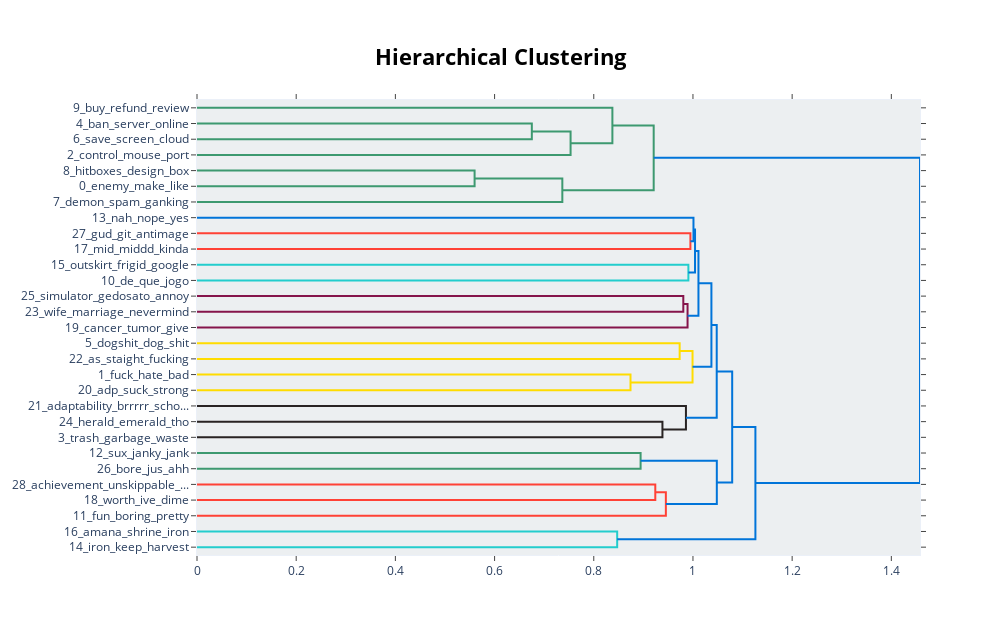

Notebook code cell kept with this figure:
### Code cell
neg_topic_model.visualize_hierarchy()

### Figure 1 — Plotly figure (JSON) as saved in the notebook; plotly's stock layout.template omitted (floating-point values rounded to 4 significant figures)
{"data": [{"hoverinfo": "text", "marker": {"color": "rgb(61,153,112)"}, "mode": "lines", "type": "scatter", "x": [0, 0.6751, 0.6751, 0], "xaxis": "x", "y": [-15, -15, -25, -25], "yaxis": "y"}, {"hoverinfo": "text", "marker": {"color": "rgb(61,153,112)"}, "mode": "lines", "type": "scatter", "x": [0.6751, 0.7533, 0.7533, 0], "xaxis": "x", "y": [-20, -20, -35, -35], "yaxis": "y"}, {"hoverinfo": "text", "marker": {"color": "rgb(61,153,112)"}, "mode": "lines", "type": "scatter", "x": [0, 0.8375, 0.8375, 0.7533], "xaxis": "x", "y": [-5, -5, -27.5, -27.5], "yaxis": "y"}, {"hoverinfo": "text", "marker": {"color": "rgb(61,153,112)"}, "mode": "lines", "type": "scatter", "x": [0, 0.5597, 0.5597, 0], "xaxis": "x", "y": [-45, -45, -55, -55], "yaxis": "y"}, {"hoverinfo": "text", "marker": {"color": "rgb(61,153,112)"}, "mode": "lines", "type": "scatter", "x": [0.5597, 0.7366, 0.7366, 0], "xaxis": "x", "y": [-50, -50, -65, -65], "yaxis": "y"}, {"hoverinfo": "text", "marker": {"color": "rgb(61,153,112)"}, "mode": "lines", "type": "scatter", "x": [0.8375, 0.9208, 0.9208, 0.7366], "xaxis": "x", "y": [-16.25, -16.25, -57.5, -57.5], "yaxis": "y"}, {"hoverinfo": "text", "marker": {"color": "rgb(255,65,54)"}, "mode": "lines", "type": "scatter", "x": [0, 0.9948, 0.9948, 0], "xaxis": "x", "y": [-85, -85, -95, -95], "yaxis": "y"}, {"hoverinfo": "text", "marker": {"color": "rgb(0,116,217)"}, "mode": "lines", "type": "scatter", "x": [0, 1.001, 1.001, 0.9948], "xaxis": "x", "y": [-75, -75, -90, -90], "yaxis": "y"}, {"hoverinfo": "text", "marker": {"color": "rgb(35,205,205)"}, "mode": "lines", "type": "scatter", "x": [0, 0.9908, 0.9908, 0], "xaxis": "x", "y": [-105, -105, -115, -115], "yaxis": "y"}, {"hoverinfo": "text", "marker": {"color": "rgb(0,116,217)"}, "mode": "lines", "type": "scatter", "x": [1.001, 1.004, 1.004, 0.9908], "xaxis": "x", "y": [-82.5, -82.5, -110, -110], "yaxis": "y"}, {"hoverinfo": "text", "marker": {"color": "rgb(133,20,75)"}, "mode": "lines", "type": "scatter", "x": [0, 0.9805, 0.9805, 0], "xaxis": "x", "y": [-125, -125, -135, -135], "yaxis": "y"}, {"hoverinfo": "text", "marker": {"color": "rgb(133,20,75)"}, "mode": "lines", "type": "scatter", "x": [0.9805, 0.9891, 0.9891, 0], "xaxis": "x", "y": [-130, -130, -145, -145], "yaxis": "y"}, {"hoverinfo": "text", "marker": {"color": "rgb(0,116,217)"}, "mode": "lines", "type": "scatter", "x": [1.004, 1.011, 1.011, 0.9891], "xaxis": "x", "y": [-96.25, -96.25, -137.5, -137.5], "yaxis": "y"}, {"hoverinfo": "text", "marker": {"color": "rgb(255,220,0)"}, "mode": "lines", "type": "scatter", "x": [0, 0.9732, 0.9732, 0], "xaxis": "x", "y": [-155, -155, -165, -165], "yaxis": "y"}, {"hoverinfo": "text", "marker": {"color": "rgb(255,220,0)"}, "mode": "lines", "type": "scatter", "x": [0, 0.8741, 0.8741, 0], "xaxis": "x", "y": [-175, -175, -185, -185], "yaxis": "y"}, {"hoverinfo": "text", "marker": {"color": "rgb(255,220,0)"}, "mode": "lines", "type": "scatter", "x": [0.9732, 0.9992, 0.9992, 0.8741], "xaxis": "x", "y": [-160, -160, -180, -180], "yaxis": "y"}, {"hoverinfo": "text", "marker": {"color": "rgb(0,116,217)"}, "mode": "lines", "type": "scatter", "x": [1.011, 1.037, 1.037, 0.9992], "xaxis": "x", "y": [-116.9, -116.9, -170, -170], "yaxis": "y"}, {"hoverinfo": "text", "marker": {"color": "rgb(40,35,35)"}, "mode": "lines", "type": "scatter", "x": [0, 0.9385, 0.9385, 0], "xaxis": "x", "y": [-205, -205, -215, -215], "yaxis": "y"}, {"hoverinfo": "text", "marker": {"color": "rgb(40,35,35)"}, "mode": "lines", "type": "scatter", "x": [0, 0.9858, 0.9858, 0.9385], "xaxis": "x", "y": [-195, -195, -210, -210], "yaxis": "y"}, {"hoverinfo": "text", "marker": {"color": "rgb(0,116,217)"}, "mode": "lines", "type": "scatter", "x": [1.037, 1.048, 1.048, 0.9858], "xaxis": "x", "y": [-143.4, -143.4, -202.5, -202.5], "yaxis": "y"}, {"hoverinfo": "text", "marker": {"color": "rgb(61,153,112)"}, "mode": "lines", "type": "scatter", "x": [0, 0.8944, 0.8944, 0], "xaxis": "x", "y": [-225, -225, -235, -235], "yaxis": "y"}, {"hoverinfo": "text", "marker": {"color": "rgb(255,65,54)"}, "mode": "lines", "type": "scatter", "x": [0, 0.9241, 0.9241, 0], "xaxis": "x", "y": [-245, -245, -255, -255], "yaxis": "y"}, {"hoverinfo": "text", "marker": {"color": "rgb(255,65,54)"}, "mode": "lines", "type": "scatter", "x": [0.9241, 0.9454, 0.9454, 0], "xaxis": "x", "y": [-250, -250, -265, -265], "yaxis": "y"}, {"hoverinfo": "text", "marker": {"color": "rgb(0,116,217)"}, "mode": "lines", "type": "scatter", "x": [0.8944, 1.048, 1.048, 0.9454], "xaxis": "x", "y": [-230, -230, -257.5, -257.5], "yaxis": "y"}, {"hoverinfo": "text", "marker": {"color": "rgb(0,116,217)"}, "mode": "lines", "type": "scatter", "x": [1.048, 1.079, 1.079, 1.048], "xaxis": "x", "y": [-173.0, -173.0, -243.8, -243.8], "yaxis": "y"}, {"hoverinfo": "text", "marker": {"color": "rgb(35,205,205)"}, "mode": "lines", "type": "scatter", "x": [0, 0.8472, 0.8472, 0], "xaxis": "x", "y": [-275, -275, -285, -285], "yaxis": "y"}, {"hoverinfo": "text", "marker": {"color": "rgb(0,116,217)"}, "mode": "lines", "type": "scatter", "x": [1.079, 1.126, 1.126, 0.8472], "xaxis": "x", "y": [-208.4, -208.4, -280, -280], "yaxis": "y"}, {"hoverinfo": "text", "marker": {"color": "rgb(0,116,217)"}, "mode": "lines", "type": "scatter", "x": [0.9208, 1.458, 1.458, 1.126], "xaxis": "x", "y": [-36.88, -36.88, -244.2, -244.2], "yaxis": "y"}], "layout": {"autosize": false, "height": 635, "hoverlabel": {"bgcolor": "white", "font": {"family": "Rockwell", "size": 16}}, "hovermode": "closest", "plot_bgcolor": "#ECEFF1", "showlegend": false, "title": {"font": {"color": "Black", "size": 22}, "text": "<b>Hierarchical Clustering</b>", "x": 0.5, "xanchor": "center", "yanchor": "top"}, "width": 1000, "xaxis": {"mirror": "allticks", "rangemode": "tozero", "showgrid": false, "showline": true, "showticklabels": true, "ticks": "outside", "type": "linear", "zeroline": false}, "yaxis": {"mirror": "allticks", "range": [-290, 0], "rangemode": "tozero", "showgrid": false, "showline": true, "showticklabels": true, "tickmode": "array", "ticks": "outside", "ticktext": ["9_buy_refund_review", "4_ban_server_online", "6_save_screen_cloud", "2_control_mouse_port", "8_hitboxes_design_box", "0_enemy_make_like", "7_demon_spam_ganking", "13_nah_nope_yes", "27_gud_git_antimage", "17_mid_middd_kinda", "15_outskirt_frigid_google", "10_de_que_jogo", "25_simulator_gedosato_annoy", "23_wife_marriage_nevermind", "19_cancer_tumor_give", "5_dogshit_dog_shit", "22_as_staight_fucking", "1_fuck_hate_bad", "20_adp_suck_strong", "21_adaptability_brrrrr_scho...", "24_herald_emerald_tho", "3_trash_garbage_waste", "12_sux_janky_jank", "26_bore_jus_ahh", "28_achievement_unskippable_...", "18_worth_ive_dime", "11_fun_boring_pretty", "16_amana_shrine_iron", "14_iron_keep_harvest"], "tickvals": [-5, -15, -25, -35, -45, -55, -65, -75, -85, -95, -105, -115, -125, -135, -145, -155, -165, -175, -185, -195, -205, -215, -225, -235, -245, -255, -265, -275, -285], "type": "linear", "zeroline": false}}}
